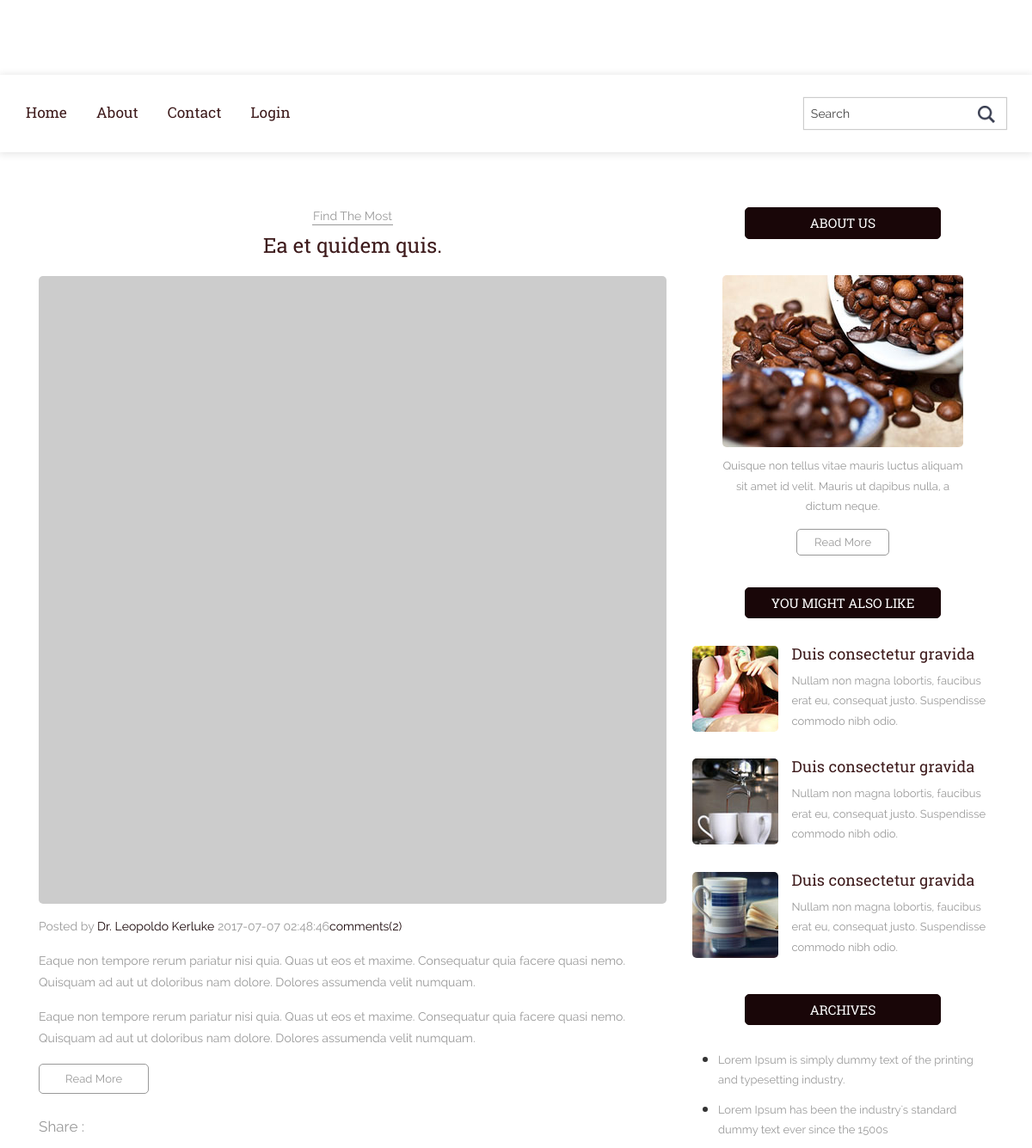
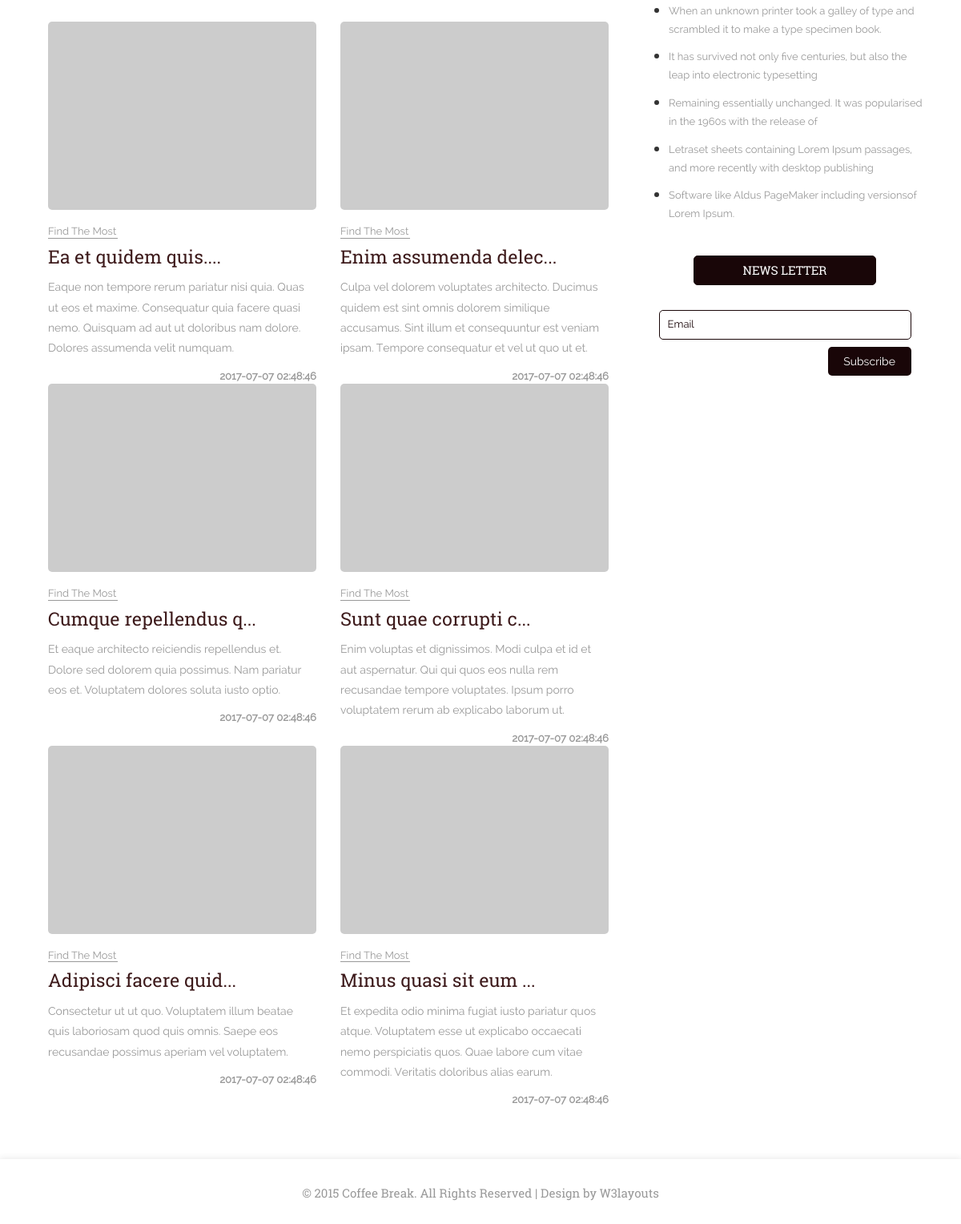
The page / on the database its author committed (2 pictures, top to bottom).
### tables this page shows
CREATE TABLE `posts` (
  `id` int(10) unsigned NOT NULL AUTO_INCREMENT,
  `user_id` int(10) unsigned DEFAULT NULL,
  `title` varchar(255) DEFAULT NULL,
  `image` varchar(255) DEFAULT NULL,
  `description` varchar(255) DEFAULT NULL,
  `content` text,
  `status` tinyint(4) NOT NULL DEFAULT '1' COMMENT '1: active, 0: deactive',
  `created_at` timestamp NULL DEFAULT NULL,
  `updated_at` timestamp NULL DEFAULT NULL,
  PRIMARY KEY (`id`),
  KEY `user_id` (`user_id`),
  CONSTRAINT `posts_ibfk_1` FOREIGN KEY (`user_id`) REFERENCES `users` (`id`) ON DELETE CASCADE ON UPDATE CASCADE
);

CREATE TABLE `users` (
  `id` int(10) unsigned NOT NULL AUTO_INCREMENT,
  `name` varchar(255) NOT NULL,
  `email` varchar(255) NOT NULL,
  `password` varchar(255) NOT NULL,
  `avatar` varchar(255) DEFAULT NULL,
  `mobile` varchar(255) DEFAULT NULL,
  `gender` tinyint(4) NOT NULL DEFAULT '1',
  `birthday` date DEFAULT NULL,
  `address` varchar(255) DEFAULT NULL,
  `remember_token` varchar(100) DEFAULT NULL,
  `created_at` timestamp NULL DEFAULT NULL,
  `updated_at` timestamp NULL DEFAULT NULL,
  PRIMARY KEY (`id`),
  UNIQUE KEY `users_email_unique` (`email`)
);

### Controllers/PostController.php (called while the page is built, shortened)
<?php
	include_once 'Models/Post.php';
	class PostController{
		private $model;
		public function __construct()
		{
			$this->model = new Post();
		}
		public function index()
		{
			$num=6;
			if(isset($_GET['page']))
				$page=$_GET['page'];
			else $page=1;
			$count = count($this->model->All());
			$start = $num*($page-1);
			$data = $this->model->index($start,$num);
			require_once 'Views/index/index.php';
		}
	}
 ?>

### Models/Connection.php (called while the page is built, shortened)
<?php
	class Connection{
		public function __construct() {
			$servername = "localhost";
			$username = "root";
			$password = "";
			$dbname = "zent-php08-demo";
			$this->conn = new mysqli($servername, $username, $password, $dbname);
		}
	}
 ?>

### Models/Model.php (called while the page is built, shortened)
<?php
	include_once 'Models/Connection.php';
	class Model{
		public $table="";
		public $dbconn=null;
		public function __construct()
		{
			$connection = new Connection();
			$this->dbconn = $connection->conn;
		}
		public function All()
			{
				$data = array();
				$query = "SELECT * FROM ".$this->table;
				$result = $this->dbconn->query($query);
				while ($row = $result->fetch_assoc()) {
					$data[]=$row;
				}
				return $data;
			}
	}
 ?>

### Models/Post.php (called while the page is built, shortened)
<?php
include_once 'Models/Model.php';
class Post extends Model
{
	public function index($start,$num)
	{
		$query = "SELECT posts.*,users.name FROM posts INNER JOIN users ON posts.user_id=users.id  WHERE status = 1 limit $start,$num";
		$result = $this->dbconn->query($query);
		while ($row = $result->fetch_assoc()) {
			$data[]=$row;
		}
		return $data;
	}
}
?>

### Views/index/index.php (the view, shortened to what this page needs)
<?php
	include_once 'Views/index/header.php';
 ?>
	<div class="about">
		<div class="container">
			<div class="about-main">
				<div class="col-md-8 about-left">
					<div class="about-one">
						<p>Find The Most</p>
						<h3><?php echo $data[0]['title'] ?></h3>
					</div>
					<div class="about-two">
						<a href="single.html"><img src="<?php echo $data[0]['image'] ?>"  /></a>
						<p>Posted by <a href="#"><?php echo $data[0]['name'] ?></a> <?php echo $data[0]['created_at'] ?><a href="#">comments(2)</a></p>
						<p><?php echo $data[0]['description'] ?></p>
						<p><?php echo $data[0]['description'] ?></p>
						<div class="about-btn">
							<a href="?mod=index&act=read&id=<?php echo $data[0]['id'] ?>">Read More</a>
						</div>
						<ul>
							<li><p>Share : </p></li>
							<li><a href="#"><span class="fb"> </span></a></li>
							<li><a href="#"><span class="twit"> </span></a></li>
							<li><a href="#"><span class="pin"> </span></a></li>
							<li><a href="#"><span class="rss"> </span></a></li>
							<li><a href="#"><span class="drbl"> </span></a></li>
						</ul>
					</div>
					<div class="about-tre">
						<?php foreach ($data as $row): ?>
							<div class="col-md-6 abt-left">
								<a href="?mod=index&act=read&id=<?php echo $row['id'] ?>"><img style="height: 235px;" class="img-responsive" src="<?php echo $row['image'] ?>" /></a>
								<h6>Find The Most</h6>
								<h3><a href="<?php echo $row['id'] ?>"><?php echo substr($row['title'],0,20)."..." ?></a></h3>
								<p><?php echo $row['description'] ?></p>
								<label><?php echo $row['created_at'] ?></label>
							</div>
						<?php endforeach ?>
					</div>
				</div>
				<div class="col-md-4 about-right heading">
					<div class="abt-1">
						<h3>ABOUT US</h3>
						<div class="abt-one">
							<img src="Public/images/c-2.jpg" alt="" />
							<p>Quisque non tellus vitae mauris luctus aliquam sit amet id velit. Mauris ut dapibus nulla, a dictum neque.</p>
							<div class="a-btn">
								<a href="single.html">Read More</a>
							</div>
						</div>
					</div>
					<div class="abt-2">
						<h3>YOU MIGHT ALSO LIKE</h3>
							<div class="might-grid">
								<div class="grid-might">
									<a href="single.html"><img src="Public/images/c-12.jpg" class="img-responsive" alt=""> </a>
								</div>
								<div class="might-top">
									<h4><a href="single.html">Duis consectetur gravida</a></h4>
									<p>Nullam non magna lobortis, faucibus erat eu, consequat justo. Suspendisse commodo nibh odio.</p>
								</div>
								<div class="clearfix"></div>
							</div>
							<div class="might-grid">
								<div class="grid-might">
									<a href="single.html"><img src="Public/images/c-10.jpg" class="img-responsive" alt=""> </a>
								</div>
								<div class="might-top">
									<h4><a href="single.html">Duis consectetur gravida</a></h4>
									<p> Nullam non magna lobortis, faucibus erat eu, consequat justo. Suspendisse commodo nibh odio.</p>
								</div>
								<div class="clearfix"></div>
							</div>
							<div class="might-grid">
								<div class="grid-might">
									<a href="single.html"><img src="Public/images/c-11.jpg" class="img-responsive" alt=""> </a>
								</div>
								<div class="might-top">
									<h4><a href="single.html">Duis consectetur gravida</a></h4>
									<p> Nullam non magna lobortis, faucibus erat eu, consequat justo. Suspendisse commodo nibh odio.</p>
								</div>
								<div class="clearfix"></div>
							</div>
					</div>
					<div class="abt-2">
						<h3>ARCHIVES</h3>
						<ul>
							<li><a href="single.html">Lorem Ipsum is simply dummy text of the printing and typesetting industry. </a></li>
							<li><a href="single.html">Lorem Ipsum has been the industry's standard dummy text ever since the 1500s</a></li>
							<li><a href="single.html">When an unknown printer took a galley of type and scrambled it to make a type specimen book. </a> </li>
							<li><a href="single.html">It has survived not only five centuries, but also the leap into electronic typesetting</a> </li>
							<li><a href="single.html">Remaining essentially unchanged. It was popularised in the 1960s with the release of </a> </li>
							<li><a href="single.html">Letraset sheets containing Lorem Ipsum passages, and more recently with desktop publishing </a> </li>
							<li><a href="single.html">Software like Aldus PageMaker including versionsof Lorem Ipsum.</a> </li>
						</ul>
					</div>
					<div class="abt-2">
						<h3>NEWS LETTER</h3>
						<div class="news">
							<form>
								<input type="text" value="Email" onfocus="this.value = '';" onblur="if (this.value == '') {this.value = 'Email';}" />
								<input type="submit" value="Subscribe">
							</form>
						</div>
					</div>
				</div>
			</div>
		</div>
	</div>
	<?php
		include_once 'Views/index/footer.php';
	 ?>
</body>
</html>

### index.php (shortened to what this page needs)
<?php
	if(isset($_GET['mod']))
	{
		$mod=$_GET['mod'];
		if(isset($_GET['act']))
			$act=$_GET['act'];
		else $act = 'index';
	}
	else
	{
		$mod='index';
		$act='index';
	}
	switch ($mod) {
		case 'index':
			include_once 'Controllers/PostController.php';
			$controller = new PostController();
			switch ($act) {
				case 'index':
					$controller->index();
					break;
				}
			break;
	}
 ?>

### Views/index/header.php (shortened to what this page needs)
<!DOCTYPE html>
<html>
<head>
<link href="Public/css/bootstrap.css" rel='stylesheet' type='text/css' />
<link href="Public/css/style.css" rel='stylesheet' type='text/css' />
</head>
<body>
	<div class="header-top">
		<div class="container">
			<div class="head-main">
			</div>
		</div>
	</div>
	<div class="header">
		<div class="container">
			<div class="head">
			<div class="navigation">
					<ul class="navig">
						<li><a href="?">Home</a></li>
						<li><a href="?mod=index&act=about">About</a></li>
						<li><a href="?mod=index&act=contact">Contact</a></li>
						<li><a href="?mod=users&act=login">Login</a></li>
					</ul>
			</div>
			<div class="header-right">
				<div class="search-bar">
					<input type="text" value="Search" onfocus="this.value = '';" onblur="if (this.value == '') {this.value = 'Search';}">
					<input type="submit" value="">
				</div>
				<ul>
					<li><a href="#"><span class="fb"> </span></a></li>
					<li><a href="#"><span class="twit"> </span></a></li>
					<li><a href="#"><span class="pin"> </span></a></li>
					<li><a href="#"><span class="rss"> </span></a></li>
					<li><a href="#"><span class="drbl"> </span></a></li>
				</ul>
			</div>
				<div class="clearfix"></div>
			</div>
			</div>
		</div>

### Views/index/footer.php
	<div class="footer">
		<div class="container">
			<div class="footer-text">
				<p>© 2015 Coffee Break. All Rights Reserved | Design by  <a href="http://w3layouts.com/" target="_blank">W3layouts</a> </p>
			</div>
		</div>
	</div>
	</body>
</html>

### rows shown on the page
posts: title "Ea et quidem quis.", created_at "2017-07-07 02:48:46", description "Eaque non tempore rerum pariatur nisi quia. Quas ut eos et maxime. Consequatur quia facere quasi nemo. Quisquam ad aut ut doloribus nam dolore. Dolores assumenda velit numquam."
users: name "Dr. Leopoldo Kerluke"
posts: title "Enim assumenda delec", description "Culpa vel dolorem voluptates architecto. Ducimus quidem est sint omnis dolorem similique accusamus. Sint illum et consequuntur est veniam ipsam. Tempore consequatur et vel ut quo ut et.", created_at "2017-07-07 02:48:46"
posts: title "Cumque repellendus q", description "Et eaque architecto reiciendis repellendus et. Dolore sed dolorem quia possimus. Nam pariatur eos et. Voluptatem dolores soluta iusto optio.", created_at "2017-07-07 02:48:46"
posts: title "Sunt quae corrupti c", description "Enim voluptas et dignissimos. Modi culpa et id et aut aspernatur. Qui qui quos eos nulla rem recusandae tempore voluptates. Ipsum porro voluptatem rerum ab explicabo laborum ut.", created_at "2017-07-07 02:48:46"
posts: title "Adipisci facere quid", description "Consectetur ut ut quo. Voluptatem illum beatae quis laboriosam quod quis omnis. Saepe eos recusandae possimus aperiam vel voluptatem.", created_at "2017-07-07 02:48:46"
posts: title "Minus quasi sit eum", description "Et expedita odio minima fugiat iusto pariatur quos atque. Voluptatem esse ut explicabo occaecati nemo perspiciatis quos. Quae labore cum vitae commodi. Veritatis doloribus alias earum.", created_at "2017-07-07 02:48:46"
